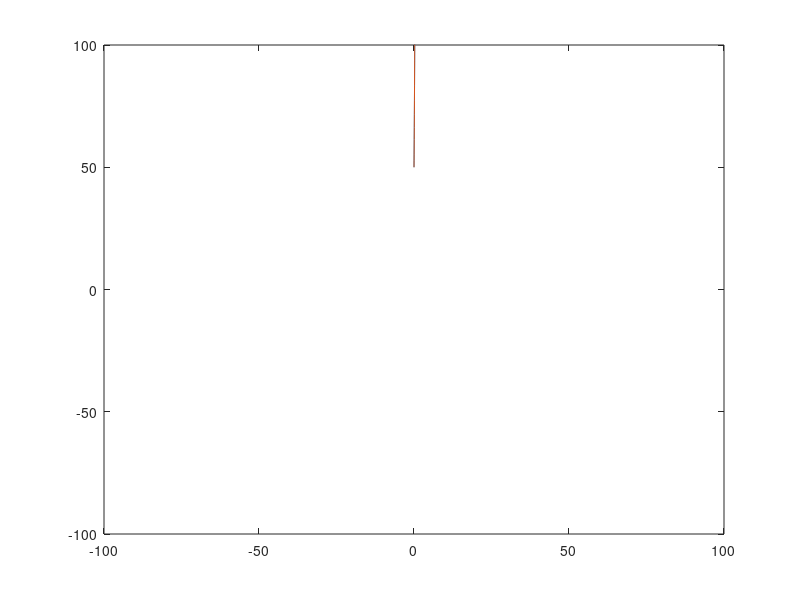

Write the MATLAB code that produced this figure.
function hw6_b
% t goes from 0 to 8
% the initial conditions are 1 and 0
tspan = [0 5];
y0 = [50; 50];
% call ODE solver ”ode45” to solve the system
% determined by f (see the end of the code), tspan
%and y0
[t, y] = ode45(@f, tspan, y0);
% the solutions are returned to variable y
% y(:, 1) and y(:, 2) are the data for R(t) and J(t)
hold off
plot(t, y(:, 1), t, y(:, 2));
axis([-100 100 -100 100]);
% add legend
%legend('Romeo', 'Juliet', 2);
% set the background color to white
set(gcf, 'Color', 'w');
% the system: y(1) is R, y(2) is J
function dydt = f(t, y)
a = 4;
b = -1;
dydt = [a*y(1) + b*y(2)
b*y(1) + a*y(2)];